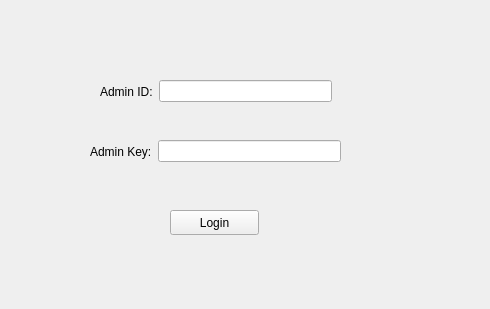
<?xml version="1.0" encoding="UTF-8"?>
<ui version="4.0">
 <class>Adminlogin</class>
 <widget class="QWidget" name="Adminlogin">
  <property name="geometry">
   <rect>
    <x>0</x>
    <y>0</y>
    <width>490</width>
    <height>309</height>
   </rect>
  </property>
  <property name="windowTitle">
   <string>Form</string>
  </property>
  <widget class="QPushButton" name="pushButton">
   <property name="geometry">
    <rect>
     <x>170</x>
     <y>210</y>
     <width>89</width>
     <height>25</height>
    </rect>
   </property>
   <property name="text">
    <string>Login</string>
   </property>
  </widget>
  <widget class="QWidget" name="widget" native="true">
   <property name="geometry">
    <rect>
     <x>100</x>
     <y>70</y>
     <width>232</width>
     <height>43</height>
    </rect>
   </property>
   <layout class="QHBoxLayout" name="horizontalLayout">
    <item>
     <widget class="QLabel" name="label">
      <property name="text">
       <string>Admin ID:</string>
      </property>
     </widget>
    </item>
    <item>
     <widget class="QLineEdit" name="adminIDEdit">
      <property name="placeholderText">
       <string/>
      </property>
     </widget>
    </item>
   </layout>
  </widget>
  <widget class="QWidget" name="widget_2" native="true">
   <property name="geometry">
    <rect>
     <x>90</x>
     <y>130</y>
     <width>251</width>
     <height>43</height>
    </rect>
   </property>
   <layout class="QHBoxLayout" name="horizontalLayout_2">
    <item>
     <widget class="QLabel" name="label_2">
      <property name="text">
       <string>Admin Key:</string>
      </property>
     </widget>
    </item>
    <item>
     <widget class="QLineEdit" name="adminkeyEdit">
      <property name="placeholderText">
       <string/>
      </property>
     </widget>
    </item>
   </layout>
  </widget>
 </widget>
 <resources/>
 <connections/>
</ui>
